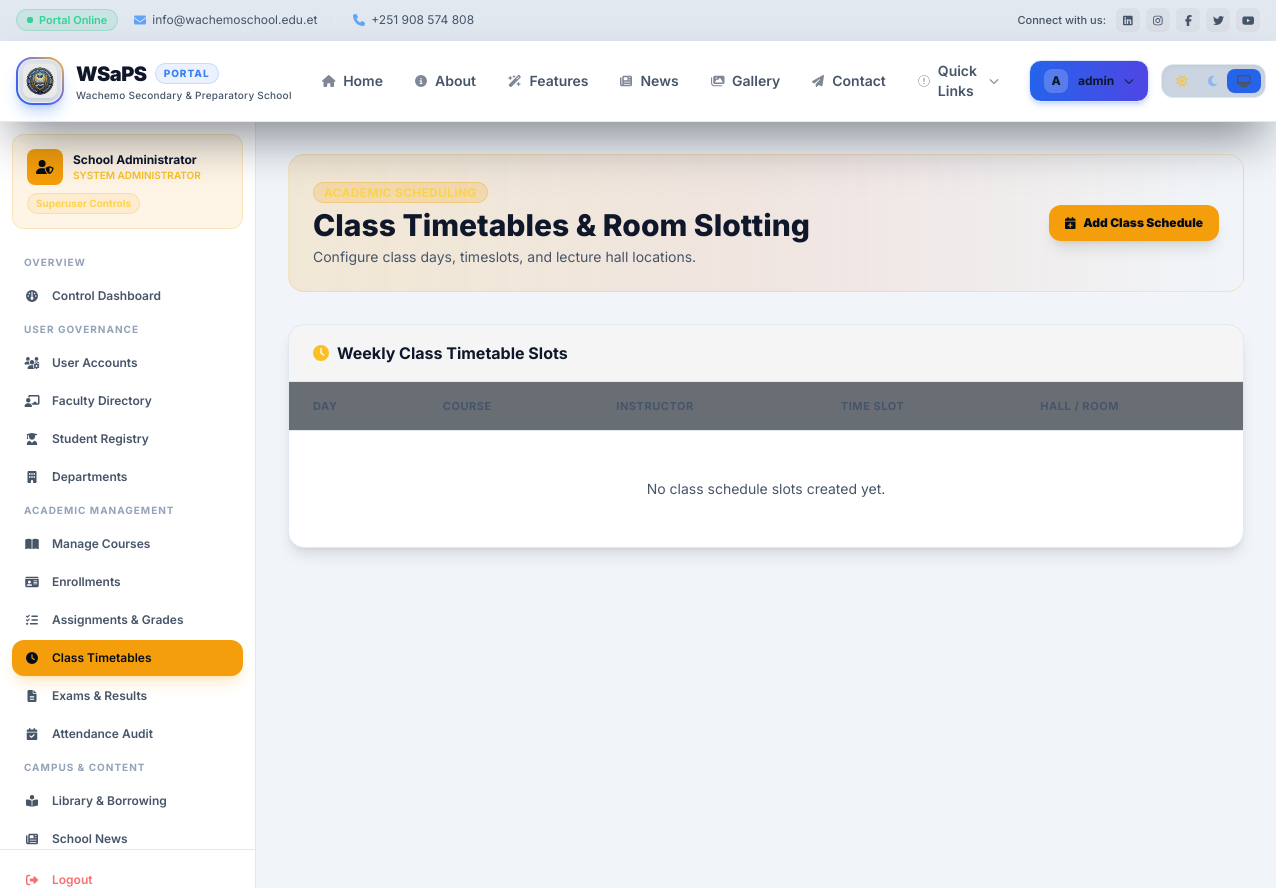
The page /admin-dashboard/timetables/ (signed in) on the database as committed earlier.
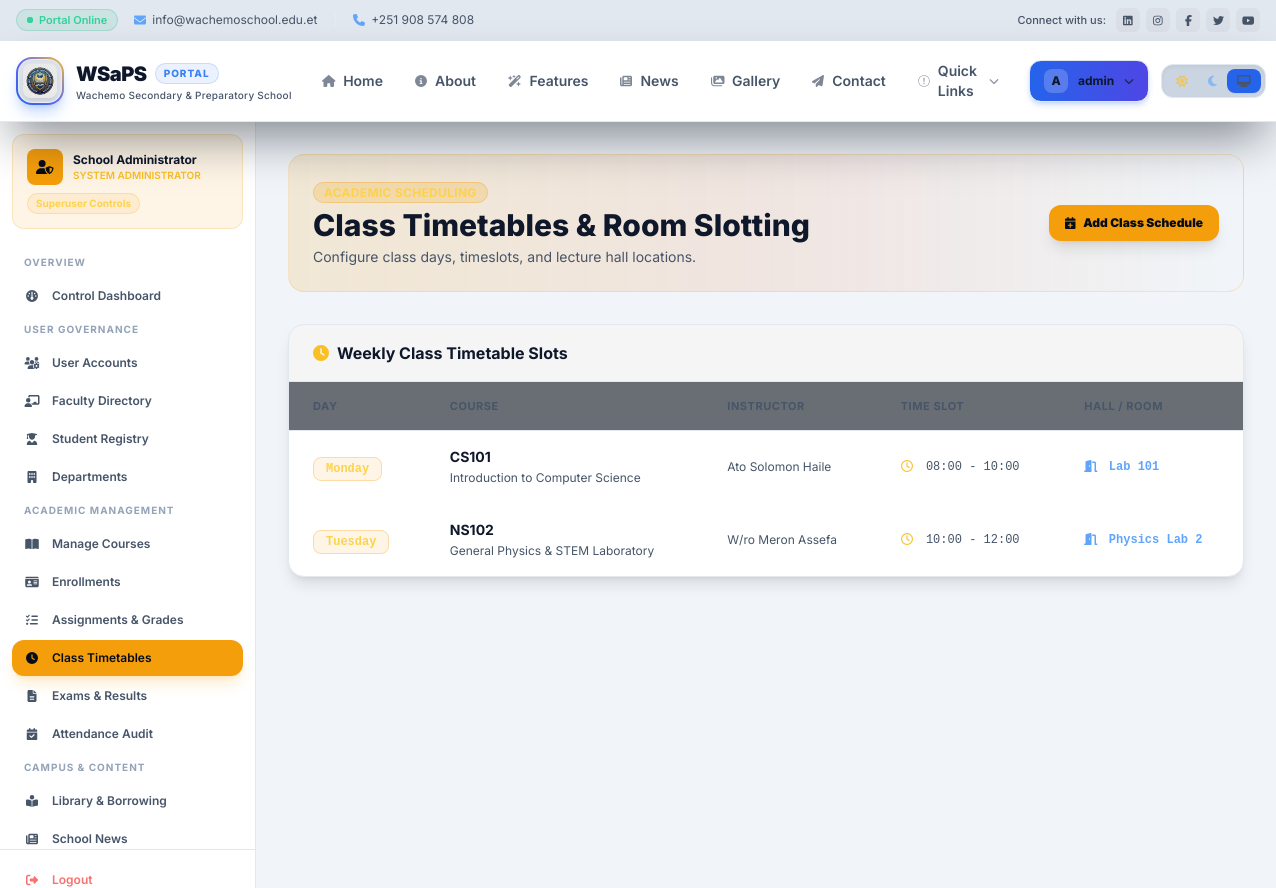
The same page on the database as committed later.
### student/models.py (models this page shows, shortened)
class TimetableSchedule(models.Model):
    DAY_CHOICES = [
        ('Monday', 'Monday'),
        ('Tuesday', 'Tuesday'),
        ('Wednesday', 'Wednesday'),
        ('Thursday', 'Thursday'),
        ('Friday', 'Friday'),
        ('Saturday', 'Saturday'),
    ]
    course = models.ForeignKey(Course, on_delete=models.CASCADE, related_name='schedules')
    day_of_week = models.CharField(max_length=15, choices=DAY_CHOICES)
    start_time = models.TimeField()
    end_time = models.TimeField()
    room = models.CharField(max_length=50, default='Hall A')
    created_at = models.DateTimeField(auto_now_add=True, null=True, blank=True)
    updated_at = models.DateTimeField(auto_now=True, null=True, blank=True)
    class Meta:
        ordering = ['start_time']

class Course(models.Model):
    code = models.CharField(max_length=20, unique=True)
    name = models.CharField(max_length=100)
    description = models.TextField(blank=True)
    instructor = models.ForeignKey(Instructor, on_delete=models.SET_NULL, null=True, related_name='courses')
    department = models.ForeignKey(Department, on_delete=models.SET_NULL, null=True, related_name='courses')
    credits = models.PositiveIntegerField(null=True, blank=True)
    prerequisites = models.ManyToManyField('self', blank=True, symmetrical=False)
    is_active = models.BooleanField(default=True)
    is_featured = models.BooleanField(default=False)
    max_students = models.PositiveIntegerField(default=30)
    semester = models.CharField(max_length=20, blank=True)
    academic_year = models.CharField(max_length=10, blank=True)
    created_at = models.DateTimeField(auto_now_add=True)
    updated_at = models.DateTimeField(auto_now=True, null=True, blank=True)

class Instructor(models.Model):
    user = models.OneToOneField(User, on_delete=models.CASCADE, related_name='instructor_profile')
    employee_id = models.CharField(max_length=20, unique=True)
    department = models.ForeignKey(Department, on_delete=models.SET_NULL, null=True, related_name='instructors')
    phone = models.CharField(max_length=15, blank=True)
    office_location = models.CharField(max_length=100, blank=True)
    specialization = models.CharField(max_length=200, blank=True)
    qualification = models.CharField(max_length=200, blank=True)
    hire_date = models.DateField(null=True, blank=True)
    is_active = models.BooleanField(default=True)
    created_at = models.DateTimeField(auto_now_add=True)
    updated_at = models.DateTimeField(auto_now=True, null=True, blank=True)
    def get_full_name(self):
        return f"{self.user.first_name} {self.user.last_name}"

### wachemosaps/views.py (the view, shortened to what this page needs)
# urls.py: path('admin-dashboard/timetables/', views.admin_timetables, name='admin_timetables'),
@admin_required
def admin_timetables(request):
    schedules = TimetableSchedule.objects.select_related('course__instructor__user').order_by('day_of_week', 'start_time')
    courses = Course.objects.filter(is_active=True)
    context = {
        'schedules': schedules,
        'courses': courses,
    }
    return render(request, 'admin_portal/timetables.html', context)

### templates/admin_portal/timetables.html (shortened to what the changed rows need)
{% extends 'base.html' %}
{% block content %}
<div class="flex h-[calc(100vh-100px)] overflow-hidden bg-navy-900 portal-main-bg">
    <div class="flex-1 h-full overflow-y-auto p-6 md:p-8">
        <div class="flex flex-col md:flex-row md:items-center justify-between gap-4 mb-8 bg-gradient-to-r from-amber-500/15 via-orange-600/10 to-transparent p-6 rounded-2xl border border-amber-500/20">
            <div>
                <h1 class="text-2xl md:text-3xl font-extrabold text-white mt-1">Class Timetables & Room Slotting</h1>
            </div>
        </div>
        <div class="bg-navy-800 rounded-2xl border border-white/10 shadow-lg overflow-hidden">
            <div class="px-6 py-4 border-b border-white/10 bg-white/5 flex items-center justify-between">
                <div class="flex items-center gap-2">
                    <h2 class="font-bold text-white text-base">Weekly Class Timetable Slots</h2>
                </div>
            </div>
            <div class="overflow-x-auto">
                <table class="w-full text-left text-sm">
                    <thead class="bg-navy-950/60 text-gray-400 font-semibold uppercase text-[11px] tracking-wider border-b border-white/10">
                        <tr>
                            <th class="px-6 py-3.5">Day</th>
                            <th class="px-6 py-3.5">Course</th>
                            <th class="px-6 py-3.5">Instructor</th>
                            <th class="px-6 py-3.5">Time Slot</th>
                            <th class="px-6 py-3.5">Hall / Room</th>
                        </tr>
                    </thead>
                    <tbody class="divide-y divide-white/5 text-gray-300">
                        {% for s in schedules %}
                            <tr class="hover:bg-white/5 transition-colors">
                                <td class="px-6 py-4">
                                    <span class="px-3 py-1 bg-amber-500/10 border border-amber-500/30 text-amber-300 text-xs font-bold rounded-lg font-mono">
                                        {{ s.day_of_week }}
                                    </span>
                                </td>
                                <td class="px-6 py-4">
                                    <span class="font-bold text-white block">{{ s.course.code }}</span>
                                    <span class="text-xs text-gray-400">{{ s.course.name }}</span>
                                </td>
                                <td class="px-6 py-4 text-xs text-gray-300">
                                    {{ s.course.instructor.get_full_name|default:"Unassigned" }}
                                </td>
                                <td class="px-6 py-4 text-xs font-mono text-gray-300">
                                    <i class="fas fa-regular fa-clock text-amber-400 mr-1.5"></i>
                                    {{ s.start_time|time:"H:i" }} - {{ s.end_time|time:"H:i" }}
                                </td>
                                <td class="px-6 py-4 text-xs font-mono font-bold text-blue-400">
                                    <i class="fas fa-door-open mr-1"></i> {{ s.room }}
                                </td>
                            </tr>
                        {% empty %}
                            <tr>
                                <td colspan="5" class="px-6 py-12 text-center text-gray-400 text-sm">
                                    No class schedule slots created yet.
                                </td>
                            </tr>
                        {% endfor %}
                    </tbody>
                </table>
            </div>
        </div>
    </div>
</div>
{% endblock %}

Rows that differ between the two databases and show on the page:
added TimetableSchedule: day_of_week "Monday", course.code "CS101", course.name "Introduction to Computer Science", course.instructor.get_full_name "Ato Solomon Haile", start_time "08:00", end_time "10:00", room "Lab 101"
added TimetableSchedule: day_of_week "Tuesday", course.code "NS102", course.name "General Physics & STEM Laboratory", course.instructor.get_full_name "W/ro Meron Assefa", start_time "10:00", end_time "12:00", room "Physics Lab 2"
Other text that changed with them:
text no longer shown: "No class schedule slots created yet."
